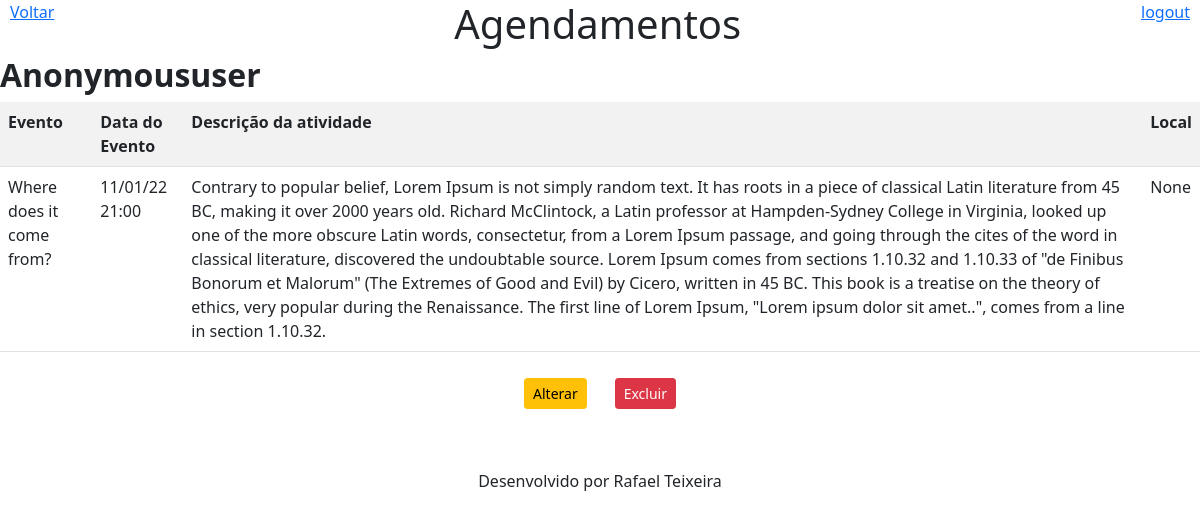
Page /agenda/titulo/7/ on the earlier database version.
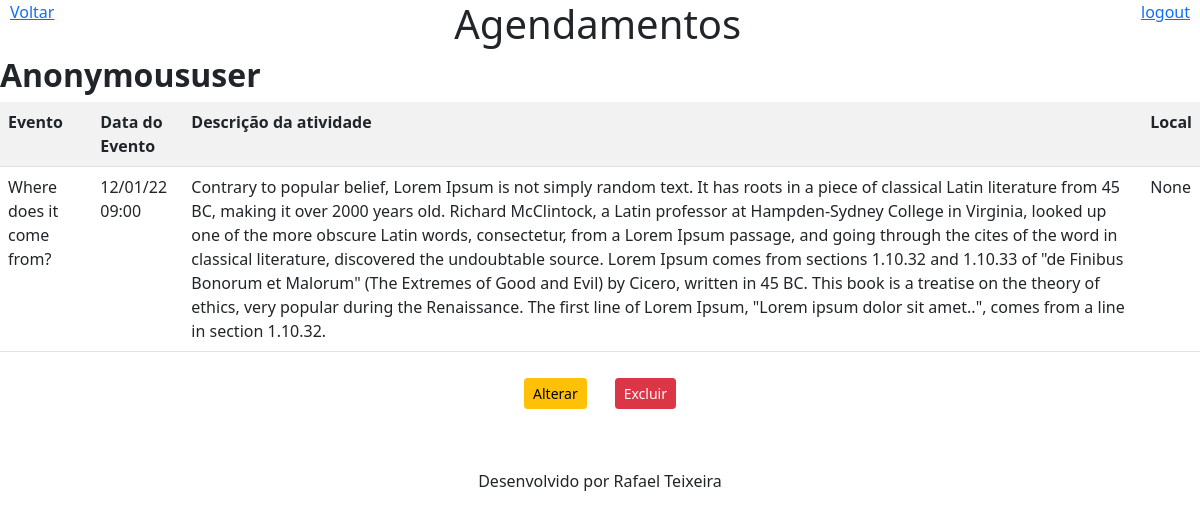
Same page on the later database version.
### core/models.py (models this page shows, shortened)
class Evento(models.Model):
    titulo=models.CharField(max_length=100)
    descricao=models.TextField(null=True, blank=True)
    data_evento=models.DateTimeField(verbose_name='Data do Evento')
    data_criacao=models.DateTimeField(auto_now=True,verbose_name='Data de Criacao')
    usuario=models.ForeignKey(User,on_delete=models.CASCADE) # models.cascade (Se o usuário for deletado, seus eventos também serão.) Para User será necessário defenir um valor padrão.
    local=models.CharField(null=True, max_length=50,blank=True)
    class Meta:                 #Alteração do nome da tabela sqlite3: comando sqlmigrate core xxxx/dados para migração manual.
        db_table='evento'
    def __str__(self) -> str:
        return self.titulo
    def get_data_evento(self):
        return self.data_evento.strftime('%d/%m/%y %H:%M')

### core/views.py (the view)
# urls.py: path('agenda/titulo/<int:id>/', views.titulo,name='titulo'),
def titulo(resquest,id):
    print(id)
    usuario=resquest.user
    try:
        consulta=Evento.objects.get(id=id)
    except Exception:
        raise Http404()
    print(consulta)
    usuario=str(usuario).capitalize
    dados={'consulta':consulta,'usuario':usuario}
    return render(resquest,'titulo.html',dados)

### core/templates/titulo.html
{% extends 'model-page.html' %}
    {% block content %}
    <center><h1>Agendamentos</h1></center>
    <h2><b>{{ usuario }}</b></h2>
    <table class="table table-striped table-hover table-responsive" id="lista">
            <tr>
                <th>Evento</th>
                <th>Data do Evento</th>
                <th>Descrição da atividade</th>
                <th>Local</th>
            </tr>
            <tr>
                <td>
                    {{ consulta.titulo }}
                </td>
                <td>
                    {{ consulta.get_data_evento }}
                </td>
                <td>
                    {{ consulta.descricao }}
                </td>
                <td>
                    {{ consulta.local }}
                </td>
            </tr>
    </table>
    <div class="d-grid gap-2 d-md-flex justify-content-md-center">
        <a href="/agenda/evento/?id={{consulta.id}}" style="margin: 10px;">
            <button class="btn btn-sm btn-primary btn-block btn btn-warning" type="submit">Alterar</button>
        </a>
        <a href="/agenda/evento/delete/{{consulta.id}}" style="margin: 10px;" >
            <button class="btn btn-sm btn-primary btn-block btn btn-danger" type="submit">Excluir</button>
        </a>
    </div>
    {% endblock %}

### core/templates/model-page.html
{% load static %}
<!DOCTYPE html>
<html lang="pt-br">
<head>
    {% include 'model-header.html' %}
</head>
<body>
    {% block content %} {% endblock %}
    {% include 'model-footer.html' %}
</body>
</html>

### core/templates/model-header.html (shortened to what this page needs)
{% load static %}
    <link rel="stylesheet" href="{% static 'css/bootstrap.min.css' %}">
    <link rel="stylesheet" href="{% static 'css/style.css' %}">
    <div id="container">
        <div class="logout"">
            <a href="/logout">logout</a>
        </div>
        <div class="voltar">
            <a href="/">Voltar</a>
        </div>
    </div>

### core/templates/model-footer.html
<center id="footer"><p>Desenvolvido por Rafael Teixeira</p></center>

### core/static/css/style.css (style rules this page uses)
body { min-width: 600px; }
#lista { text-justify: auto; }
#footer { padding-top: 50px; }
#container { display: inline; }
.voltar { float: left; padding-left: 10px; }
.logout { float: right; padding-right: 10px; }

Differences in the rows shown:
changed Evento "Where does it come from?": get_data_evento "11/01/22 21:00" → "12/01/22 09:00"
